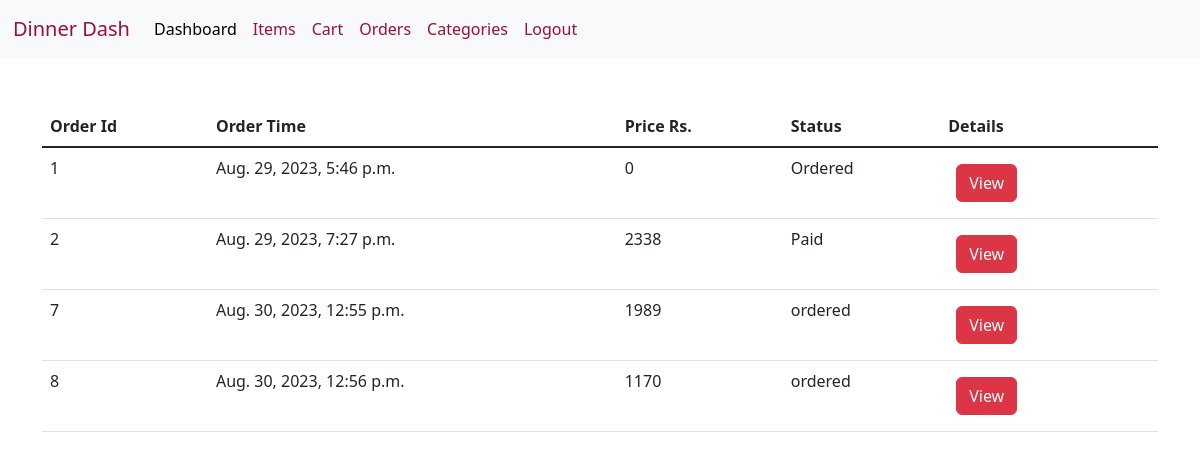
Screenshot of /history (signed in) with the database file from the repository.
### Order/models.py (models this page shows, shortened)
class Order(models.Model):
    STATUS_CHOICES = [
        ('ordered', 'Ordered'),
        ('paid', 'Paid'),
        ('completed', 'Completed'),
        ('cancelled', 'Cancelled'),
    ]
    user = models.ForeignKey(User, on_delete=models.CASCADE)
    items = models.ManyToManyField(Item, through='OrderItem')
    status = models.CharField(max_length=20, choices=STATUS_CHOICES)
    created_at = models.DateTimeField(auto_now_add=True)
    total = models.BigIntegerField(default=0)

### Order/views.py (the view)
# urls.py: path("history", views.order_history, name="history"),
@login_required
def order_history(request, *args):
        requested_user = request.user
        orders = []
        try:
            orders = Order.objects.filter(user = requested_user)
        except:
            messages.error(request, "Sorry no order exists")
        return render (request,'orders.html', {'orders':orders})

### templates/orders.html (shortened to what this page needs)
{% extends 'base.html' %}
{% block body %}
<div class="container mt-5">
    <table class="table">
        <thead>
            <tr>
                <th scope="col">Order Id</th>
                <th scope="col">Order Time</th>
                <th scope="col">Price Rs.</th>
                <th scope="col">Status</th>
                <th scope="col">Details</th>
            </tr>
        </thead>
        <tbody>
            {% for order in orders%}
            <tr>
                <td>{{order.pk}}</td>
                <td>{{order.created_at}}</td>
                <td>{{order.total}}</td>
                <td>{{order.status}}</td>
                <td><form action="{% url 'vieworder' %}" method = "post" class="m-2">
                    <input type="submit" class="btn btn-danger" value="View">
                  </form><td>
            </tr>
            {% endfor%}
        </tbody>
    </table>
</div>
{% endblock body %}

### static/Hello/style.css (style rules this page uses)
::placeholder { color: #9a0f39; }

### rows the page displays
Order: pk "1", created_at "Aug. 29, 2023, 5:46 p.m.", total "0", status "Ordered"
Order: pk "2", created_at "Aug. 29, 2023, 7:27 p.m.", total "2338", status "Paid"
Order: pk "7", created_at "Aug. 30, 2023, 12:55 p.m.", total "1989", status "ordered"
Order: pk "8", created_at "Aug. 30, 2023, 12:56 p.m.", total "1170", status "ordered"
